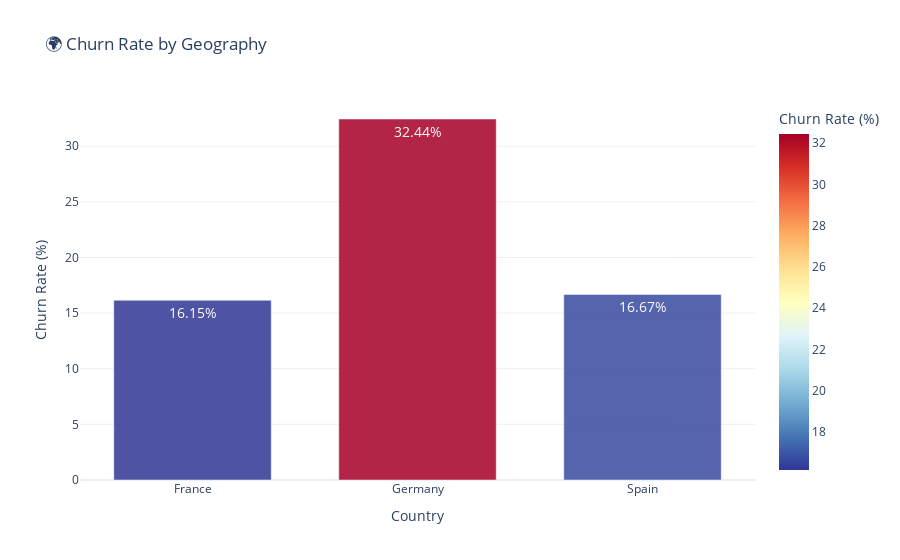

Notebook cell for this chart:
### Markdown cell above
## 1.2 🌍 Geographic Distribution

### Code cell
## 1.2 🌍 Geographic Distribution      
print("🔍 Analyzing Churn Rate by Geography...")    
  
# Calculate churn statistics    
geo_churn = df.groupby('geography')['exited'].agg(['count', 'mean']).reset_index()    
geo_churn['churn_rate'] = geo_churn['mean'] * 100    
  
# Create the bar plot with improved formatting    
fig_geo = px.bar(    
    geo_churn,    
    x='geography',    
    y='churn_rate',    
    title='🌍 Churn Rate by Geography',    
    labels={'churn_rate': 'Churn Rate (%)', 'geography': 'Country'},    
    text='churn_rate',    
    color='churn_rate',    
    color_continuous_scale='RdYlBu_r'    
)    
  
# Improve text formatting and position    
fig_geo.update_traces(    
    texttemplate='%{text:.2f}%',      
    textposition='inside',      
    textfont=dict(size=14, color='white'),      
    opacity=0.85      
)    
  
# Enhance layout    
fig_geo.update_layout(      
    xaxis_title='Country',      
    yaxis_title='Churn Rate (%)',      
    plot_bgcolor='white',      
    bargap=0.3      
)    
  
fig_geo.show()

### Figure 1 — Plotly figure (JSON) as saved in the notebook; plotly's stock layout.template omitted (floating-point values rounded to 4 significant figures)
{"data": [{"alignmentgroup": "True", "hovertemplate": "Country=%{x}<br>Churn Rate (%)=%{marker.color}<extra></extra>", "legendgroup": "", "marker": {"color": [16.15, 32.44, 16.67], "coloraxis": "coloraxis", "pattern": {"shape": ""}}, "name": "", "offsetgroup": "", "opacity": 0.85, "orientation": "v", "showlegend": false, "text": [16.15, 32.44, 16.67], "textfont": {"color": "white", "size": 14}, "textposition": "inside", "texttemplate": "%{text:.2f}%", "type": "bar", "x": ["France", "Germany", "Spain"], "xaxis": "x", "y": [16.15, 32.44, 16.67], "yaxis": "y"}], "layout": {"bargap": 0.3, "barmode": "relative", "coloraxis": {"colorbar": {"title": {"text": "Churn Rate (%)"}}, "colorscale": [[0, "rgb(49,54,149)"], [0.1, "rgb(69,117,180)"], [0.2, "rgb(116,173,209)"], [0.3, "rgb(171,217,233)"], [0.4, "rgb(224,243,248)"], [0.5, "rgb(255,255,191)"], [0.6, "rgb(254,224,144)"], [0.7, "rgb(253,174,97)"], [0.8, "rgb(244,109,67)"], [0.9, "rgb(215,48,39)"], [1, "rgb(165,0,38)"]]}, "legend": {"tracegroupgap": 0}, "plot_bgcolor": "white", "title": {"text": "🌍 Churn Rate by Geography"}, "xaxis": {"anchor": "y", "domain": [0, 1], "title": {"text": "Country"}}, "yaxis": {"anchor": "x", "domain": [0, 1], "title": {"text": "Churn Rate (%)"}}}}
